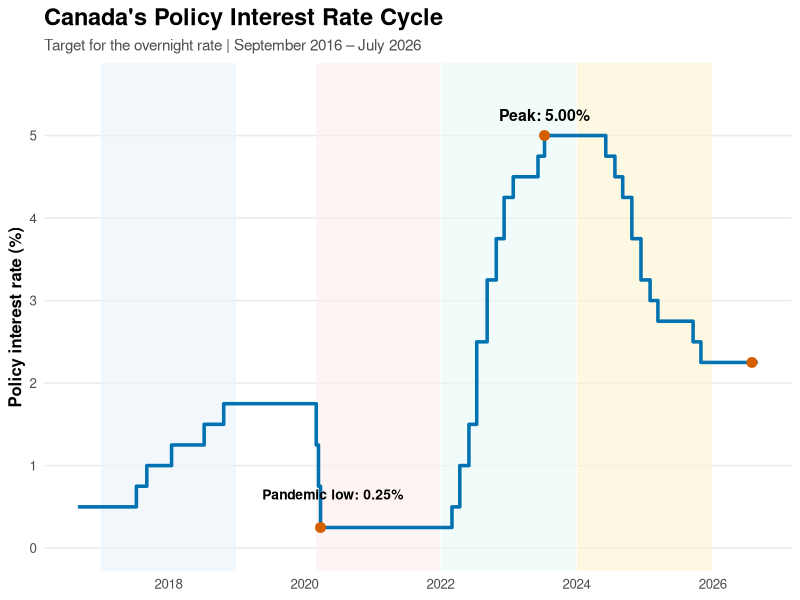
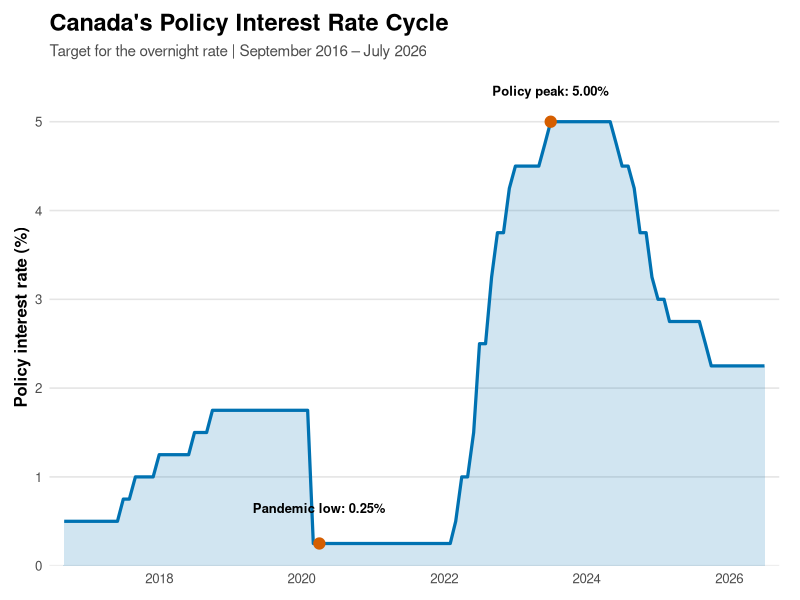
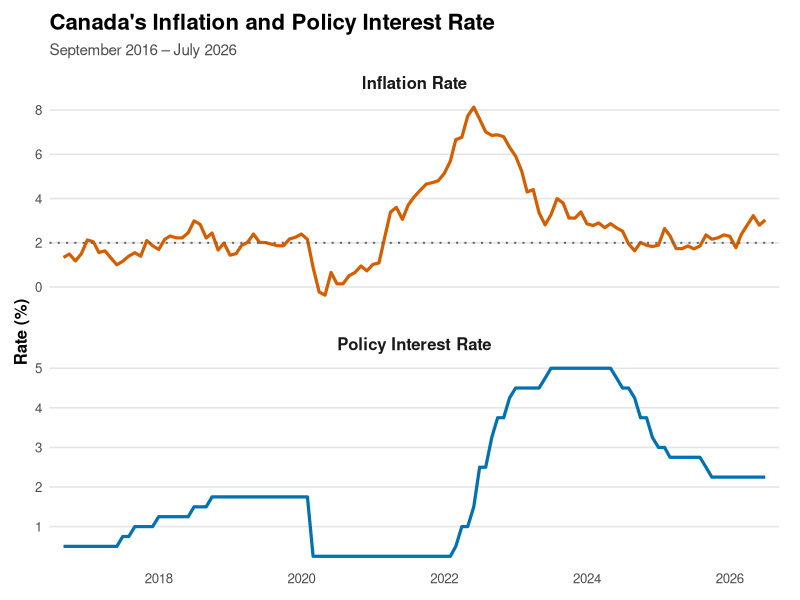
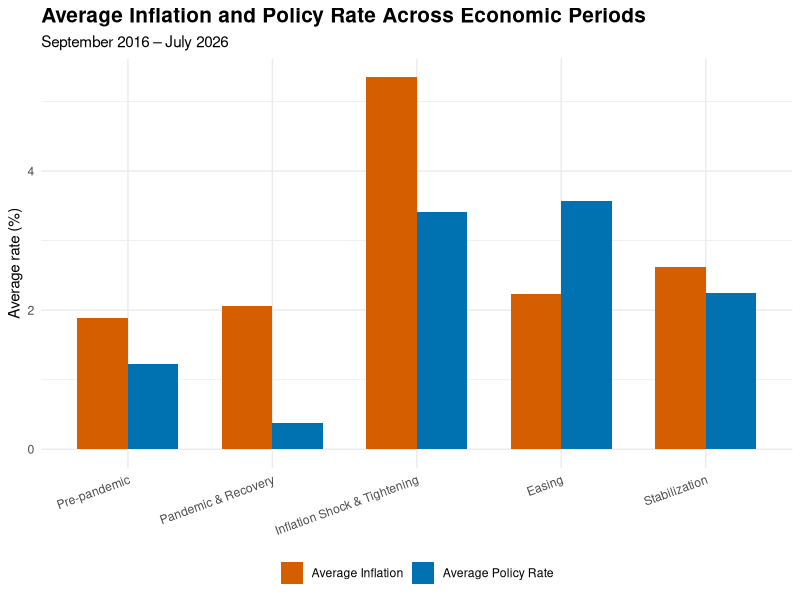

These charts were generated, in order, by the following R code:
## ---- chunk 1
library(readr)
library(dplyr)

policy_rate_raw <- read_csv(
  "policy_rate_raw.csv",
  skip = 11,
  show_col_types = FALSE
)
## ---- chunk 2
#| output: false
policy_rate <- policy_rate_raw %>%
  mutate(
    policy_rate = as.numeric(V39079)
  )
policy_rate <- policy_rate %>%
  filter(!is.na(policy_rate))
## ---- chunk 3
#| output: false
policy_rate <- policy_rate %>%
  select(Date, policy_rate)
## ---- chunk 4
#| output: false
str(policy_rate)
## ---- chunk 5
#| output: false
sum(is.na(policy_rate$policy_rate))
range(policy_rate$Date)
sum(duplicated(policy_rate$Date))
sort(unique(policy_rate$policy_rate))
## ---- chunk 6
#| output: false
write_csv(
  policy_rate,
  "policy_rate.csv"
)
## ---- chunk 7
#| output: false
policy_changes <- policy_rate %>%
  arrange(Date) %>%
  mutate(
    previous_rate = lag(policy_rate),
    change = policy_rate - previous_rate
  )
## ---- chunk 8
#| output: false
policy_summary <- policy_rate %>%
  summarise(
    starting_rate = first(policy_rate),
    ending_rate = last(policy_rate),
    minimum_rate = min(policy_rate),
    maximum_rate = max(policy_rate),
    average_rate = mean(policy_rate),
    total_changes = sum(policy_rate != lag(policy_rate), na.rm = TRUE),
    increases = sum(policy_rate > lag(policy_rate), na.rm = TRUE),
    decreases = sum(policy_rate < lag(policy_rate), na.rm = TRUE),
    net_change = last(policy_rate) - first(policy_rate)
  )
## ---- chunk 9
#| output: false
policy_turning_points <- policy_rate %>%
  summarise(
    lowest_rate = min(policy_rate),
    lowest_rate_date = Date[which.min(policy_rate)],
    highest_rate = max(policy_rate),
    highest_rate_date = Date[which.max(policy_rate)]
  )
## ---- chunk 10
#| output: false
mean(policy_rate$policy_rate)
## ---- chunk 11
#| output: false
rate_changes <- policy_changes %>%
  filter(change != 0, !is.na(change))
## ---- chunk 12
#| output: false
rate_changes <- rate_changes %>%
  mutate(
    direction = if_else(
      change > 0,
      "Increase",
      "Decrease"
    )
  )
## ---- chunk 13
#| output: false
largest_changes <- rate_changes %>%
  summarise(
    largest_increase = max(change),
    largest_decrease = min(change),
    date_largest_increase = Date[which.max(change)],
    date_largest_decrease = Date[which.min(change)]
  )
## ---- chunk 14
#| output: false
rate_changes
## ---- chunk 15
#| output: false
table(rate_changes$direction)
## ---- chunk 16
#| output: false
sum(rate_changes$change > 0)
sum(rate_changes$change < 0)
## ---- chunk 17
#| output: false
sum(rate_changes$change[rate_changes$change > 0])
sum(rate_changes$change[rate_changes$change < 0])
## ---- chunk 18
#| output: false
rate_changes
## ---- chunk 19
#| output: false
print(rate_changes, n = 27)
## ---- chunk 20
#| output: false
library(ggplot2)
policy_rate_chart <- ggplot(policy_rate, aes(x = Date, y = policy_rate)) +
  
  # Major policy periods
  annotate(
    "rect",
    xmin = as.Date("2017-01-01"),
    xmax = as.Date("2018-12-31"),
    ymin = -Inf,
    ymax = Inf,
    fill = "#EAF2F8",
    alpha = 0.6
  ) +
  
  annotate(
    "rect",
    xmin = as.Date("2020-03-01"),
    xmax = as.Date("2021-12-31"),
    ymin = -Inf,
    ymax = Inf,
    fill = "#FDEDEC",
    alpha = 0.6
  ) +
  
  annotate(
    "rect",
    xmin = as.Date("2022-01-01"),
    xmax = as.Date("2023-12-31"),
    ymin = -Inf,
    ymax = Inf,
    fill = "#E8F8F5",
    alpha = 0.6
  ) +
  
  annotate(
    "rect",
    xmin = as.Date("2024-01-01"),
    xmax = as.Date("2025-12-31"),
    ymin = -Inf,
    ymax = Inf,
    fill = "#FCF3CF",
    alpha = 0.6
  ) +
  
  # Policy rate
  geom_step(
    linewidth = 1.2,
    color = "#0072B2"
  ) +
  
  # Key points
  geom_point(
    data = policy_rate %>%
      filter(
        Date == as.Date("2020-03-27") |
          Date == as.Date("2023-07-13") |
          Date == as.Date("2026-07-31")
      ),
    size = 3,
    color = "#D55E00"
  ) +
  
  # Peak label
  annotate(
    "text",
    x = as.Date("2023-07-13"),
    y = 5.25,
    label = "Peak: 5.00%",
    fontface = "bold",
    size = 4
  ) +
  
  # Pandemic low label
  annotate(
    "text",
    x = as.Date("2020-06-01"),
    y = 0.65,
    label = "Pandemic low: 0.25%",
    fontface = "bold",
    size = 3.5
  ) +
  
  labs(
    title = "Canada's Policy Interest Rate Cycle",
    subtitle = "Target for the overnight rate | September 2016 – July 2026",
    x = NULL,
    y = "Policy interest rate (%)"
  ) +
  
  scale_y_continuous(
    breaks = seq(0, 5, 1),
    limits = c(0, 5.6)
  ) +
  
  scale_x_date(
    date_breaks = "2 years",
    date_labels = "%Y"
  ) +
  
  theme_minimal(base_size = 12) +
  
  theme(
    plot.title = element_text(
      face = "bold",
      size = 17
    ),
    plot.subtitle = element_text(
      size = 11,
      color = "grey30"
    ),
    axis.title.y = element_text(
      face = "bold"
    ),
    panel.grid.minor = element_blank(),
    panel.grid.major.x = element_blank(),
    legend.position = "none"
  )

ggsave(
  "images/policy_rate_chart.png",
  plot = policy_rate_chart,
  width = 10,
  height = 6,
  dpi = 300
)
## ---- chunk 21
#| output: false
inflation <- read_csv(
  "inflation.csv",
  show_col_types = FALSE
)
## ---- chunk 22
#| output: false
inflation_all_items <- inflation %>%
  filter(Geography == "All-items")
## ---- chunk 23
#| output: false
library(tidyverse)
inflation_long <- inflation_all_items %>%
  pivot_longer(
    cols = -Geography,
    names_to = "Date",
    values_to = "CPI"
  )
## ---- chunk 24
#| output: false
inflation_long <- inflation_long %>%
  mutate(
    Date = as.Date(Date)
  )
inflation_long <- inflation_long %>%
  arrange(Date) %>%
  mutate(
    inflation_rate = (CPI / lag(CPI, 12) - 1) * 100
  )
## ---- chunk 25
#| output: false
head(inflation_long, 20)
tail(inflation_long)
## ---- chunk 26
#| output: false
policy_monthly <- policy_rate %>%
  mutate(
    month = format(Date, "%Y-%m")
  ) %>%
  group_by(month) %>%
  slice_max(Date, n = 1, with_ties = FALSE) %>%
  ungroup() %>%
  select(month, policy_rate)
## ---- chunk 27
#| output: false
head(policy_monthly)
tail(policy_monthly)
## ---- chunk 28
#| output: false
policy_monthly <- policy_monthly %>%
  mutate(
    Date = as.Date(paste0(month, "-01"))
  ) %>%
  select(Date, policy_rate)
## ---- chunk 29
#| output: false
combined_data <- inflation_long %>%
  left_join(
    policy_monthly,
    by = "Date"
  )
## ---- chunk 30
#| output: false
head(combined_data, 15)
tail(combined_data, 15)
## ---- chunk 31
#| output: false
analysis_data <- combined_data %>%
  filter(
    Date >= as.Date("2016-09-01"),
    Date <= as.Date("2026-07-01")
  )
## ---- chunk 32
#| output: false
range(analysis_data$Date)
dim(analysis_data)
## ---- chunk 33
#| output: false
policy_rate_area <- analysis_data %>%
  filter(
    !is.na(policy_rate),
    Date >= as.Date("2016-09-01"),
    Date <= as.Date("2026-07-01")
  ) %>%
  ggplot(
    aes(x = Date, y = policy_rate)
  ) +
  
  # --------------------------------
# Policy rate area
# --------------------------------

geom_area(
  fill = "#0072B2",
  alpha = 0.18
) +
  
  geom_line(
    color = "#0072B2",
    linewidth = 1.1
  ) +
  
  # --------------------------------
# Pandemic low
# --------------------------------

annotate(
  "point",
  x = as.Date("2020-04-01"),
  y = 0.25,
  size = 3.5,
  color = "#D55E00"
) +
  
  annotate(
    "text",
    x = as.Date("2020-04-01"),
    y = 0.65,
    label = "Pandemic low: 0.25%",
    fontface = "bold",
    size = 3.3
  ) +
  
  # --------------------------------
# Policy peak
# --------------------------------

annotate(
  "point",
  x = as.Date("2023-07-01"),
  y = 5,
  size = 3.5,
  color = "#D55E00"
) +
  
  annotate(
    "text",
    x = as.Date("2023-07-01"),
    y = 5.35,
    label = "Policy peak: 5.00%",
    fontface = "bold",
    size = 3.3,
    hjust = 0.5
  ) +
  
  # --------------------------------
# Titles
# --------------------------------

labs(
  title = "Canada's Policy Interest Rate Cycle",
  subtitle = "Target for the overnight rate | September 2016 – July 2026",
  x = NULL,
  y = "Policy interest rate (%)"
) +
  
  # --------------------------------
# Axes
# --------------------------------

scale_y_continuous(
  breaks = seq(0, 5, 1),
  limits = c(0, 5.6),
  expand = c(0, 0)
) +
  
  scale_x_date(
    date_breaks = "2 years",
    date_labels = "%Y",
    expand = expansion(mult = c(0.02, 0.02))
  ) +
  
  # --------------------------------
# Minimalist theme
# --------------------------------

theme_minimal(base_size = 12) +
  
  theme(
    plot.title = element_text(
      face = "bold",
      size = 17
    ),
    
    plot.subtitle = element_text(
      size = 11,
      color = "grey30"
    ),
    
    axis.title.y = element_text(
      face = "bold"
    ),
    
    panel.grid.minor = element_blank(),
    
    panel.grid.major.x = element_blank(),
    
    panel.grid.major.y = element_line(
      color = "grey90"
    ),
    
    plot.margin = margin(
      10, 15, 10, 10
    )
  )
ggsave(
  "images/policy_rate_area.png",
  plot = policy_rate_area,
  width = 10,
  height = 6,
  dpi = 300
)
## ---- chunk 34
#| output: false

library(ggplot2)
library(dplyr)
library(tidyr)

# Reshape data for the two-panel chart
figure2_data <- analysis_data %>%
  filter(
    !is.na(inflation_rate),
    !is.na(policy_rate),
    Date >= as.Date("2016-09-01"),
    Date <= as.Date("2026-07-01")
  ) %>%
  select(Date, inflation_rate, policy_rate) %>%
  pivot_longer(
    cols = c(inflation_rate, policy_rate),
    names_to = "indicator",
    values_to = "rate"
  ) %>%
  mutate(
    indicator = case_when(
      indicator == "inflation_rate" ~ "Inflation Rate",
      indicator == "policy_rate" ~ "Policy Interest Rate"
    )
  )

# Create Figure 2
figure2 <- ggplot(
  figure2_data,
  aes(x = Date, y = rate)
) +
  
  # Lines
  geom_line(
    aes(color = indicator),
    linewidth = 1.1
  ) +
  
  # 2% inflation target
  geom_hline(
    data = data.frame(
      indicator = "Inflation Rate",
      target = 2
    ),
    aes(yintercept = target),
    color = "grey40",
    linetype = "dotted",
    linewidth = 0.7
  ) +
  
  # Colours
  scale_color_manual(
    values = c(
      "Inflation Rate" = "#D55E00",
      "Policy Interest Rate" = "#0072B2"
    )
  ) +
  
  # Separate panels
  facet_wrap(
    ~ indicator,
    ncol = 1,
    scales = "free_y"
  ) +
  
  # Titles and labels
  labs(
    title = "Canada's Inflation and Policy Interest Rate",
    subtitle = "September 2016 – July 2026",
    x = NULL,
    y = "Rate (%)",
    color = NULL
  ) +
  
  # X-axis
  scale_x_date(
    date_breaks = "2 years",
    date_labels = "%Y",
    expand = expansion(mult = c(0.02, 0.02))
  ) +
  
  # Clean theme
  theme_minimal(base_size = 12) +
  
  theme(
    plot.title = element_text(
      face = "bold",
      size = 16
    ),
    
    plot.subtitle = element_text(
      size = 11,
      color = "grey30"
    ),
    
    strip.text = element_text(
      face = "bold",
      size = 12
    ),
    
    strip.background = element_blank(),
    
    axis.title.y = element_text(
      face = "bold"
    ),
    
    panel.grid.minor = element_blank(),
    
    panel.grid.major.x = element_blank(),
    
    panel.grid.major.y = element_line(
      color = "grey90"
    ),
    
    legend.position = "none",
    
    panel.spacing = unit(1.2, "lines"),
    
    plot.margin = margin(
      10, 15, 10, 10
    )
  )
ggsave(
  "images/inflation_policy_two_panel.png",
  plot = figure2,
  width = 10,
  height = 8,
  dpi = 300
)
## ---- chunk 35
#| output: false
summary_stats <- analysis_data %>%
  summarise(
    average_inflation = mean(inflation_rate, na.rm = TRUE),
    highest_inflation = max(inflation_rate, na.rm = TRUE),
    lowest_inflation = min(inflation_rate, na.rm = TRUE),
    average_policy_rate = mean(policy_rate, na.rm = TRUE),
    highest_policy_rate = max(policy_rate, na.rm = TRUE),
    lowest_policy_rate = min(policy_rate, na.rm = TRUE)
  )
## ---- chunk 36
#| output: false
analysis_data %>%
  filter(inflation_rate == max(inflation_rate, na.rm = TRUE)) %>%
  select(Date, inflation_rate)
## ---- chunk 37
#| output: false
analysis_data %>%
  filter(policy_rate == max(policy_rate, na.rm = TRUE)) %>%
  select(Date, policy_rate)
## ---- chunk 38
#| output: false
period_summary <- tibble(
  period = c(
    "2017–2018 Tightening",
    "2020 Pandemic Easing",
    "2022–2023 Tightening",
    "2024–2025 Easing"
  ),
  start_rate = c(0.50, 1.75, 0.25, 5.00),
  end_rate = c(1.75, 0.25, 5.00, 2.25)
) %>%
  mutate(
    change = end_rate - start_rate
  )
## ---- chunk 39
#| output: false
inflation_peak <- analysis_data %>%
  filter(inflation_rate == max(inflation_rate, na.rm = TRUE)) %>%
  select(Date, inflation_rate)

policy_peak <- analysis_data %>%
  filter(policy_rate == max(policy_rate, na.rm = TRUE)) %>%
  slice(1) %>%
  select(Date, policy_rate)
## ---- chunk 40
#| output: false
library(lubridate)

lag_months <- interval(
  inflation_peak$Date,
  policy_peak$Date
) %/% months(1)
## ---- chunk 41
#| output: false
inflation_change <- analysis_data %>%
  summarise(
    peak_inflation = max(inflation_rate, na.rm = TRUE),
    latest_inflation = inflation_rate[Date == max(Date)],
    decline = peak_inflation - latest_inflation
  )
## ---- chunk 42
#| output: false
policy_change_after_peak <- analysis_data %>%
  summarise(
    peak_policy_rate = max(policy_rate, na.rm = TRUE),
    latest_policy_rate = policy_rate[Date == max(Date)],
    decline = peak_policy_rate - latest_policy_rate
  )
## ---- chunk 43
#| output: false
period_analysis <- analysis_data %>%
  mutate(
    period = case_when(
      Date >= as.Date("2016-09-01") & Date <= as.Date("2019-12-01") ~ "Pre-pandemic",
      Date >= as.Date("2020-01-01") & Date <= as.Date("2021-12-01") ~ "Pandemic & Recovery",
      Date >= as.Date("2022-01-01") & Date <= as.Date("2023-12-01") ~ "Inflation Shock & Tightening",
      Date >= as.Date("2024-01-01") & Date <= as.Date("2025-12-01") ~ "Easing",
      Date >= as.Date("2026-01-01") ~ "Stabilization"
    )
  ) %>%
  group_by(period) %>%
  summarise(
    avg_inflation = mean(inflation_rate, na.rm = TRUE),
    avg_policy_rate = mean(policy_rate, na.rm = TRUE),
    .groups = "drop"
  )
## ---- chunk 44
#| output: false
period_chart <- period_analysis %>%
  pivot_longer(
    cols = c(avg_inflation, avg_policy_rate),
    names_to = "measure",
    values_to = "rate"
  ) %>%
  mutate(
    measure = case_when(
      measure == "avg_inflation" ~ "Average Inflation",
      measure == "avg_policy_rate" ~ "Average Policy Rate"
    )
  )
## ---- chunk 45
#| output: false
period_order <- c(
  "Pre-pandemic",
  "Pandemic & Recovery",
  "Inflation Shock & Tightening",
  "Easing",
  "Stabilization"
)
period_chart <- period_analysis %>%
  pivot_longer(
    cols = c(avg_inflation, avg_policy_rate),
    names_to = "measure",
    values_to = "rate"
  ) %>%
  mutate(
    period = factor(period, levels = period_order),
    measure = case_when(
      measure == "avg_inflation" ~ "Average Inflation",
      measure == "avg_policy_rate" ~ "Average Policy Rate"
    )
  )
period_comparison_chart <- ggplot(
  period_chart,
  aes(x = period, y = rate, fill = measure)
) +
  geom_col(
    position = "dodge",
    width = 0.7
  ) +
  scale_fill_manual(
    values = c(
      "Average Inflation" = "#D55E00",
      "Average Policy Rate" = "#0072B2"
    )
  ) +
  labs(
    title = "Average Inflation and Policy Rate Across Economic Periods",
    subtitle = "September 2016 – July 2026",
    x = NULL,
    y = "Average rate (%)",
    fill = NULL
  ) +
  theme_minimal() +
  theme(
    plot.title = element_text(face = "bold", size = 15),
    plot.subtitle = element_text(size = 11),
    axis.text.x = element_text(angle = 20, hjust = 1),
    legend.position = "bottom"
  )
ggsave(
  "images/period_comparison_chart.png",
  plot = period_comparison_chart,
  width = 10,
  height = 6,
  dpi = 300
)
